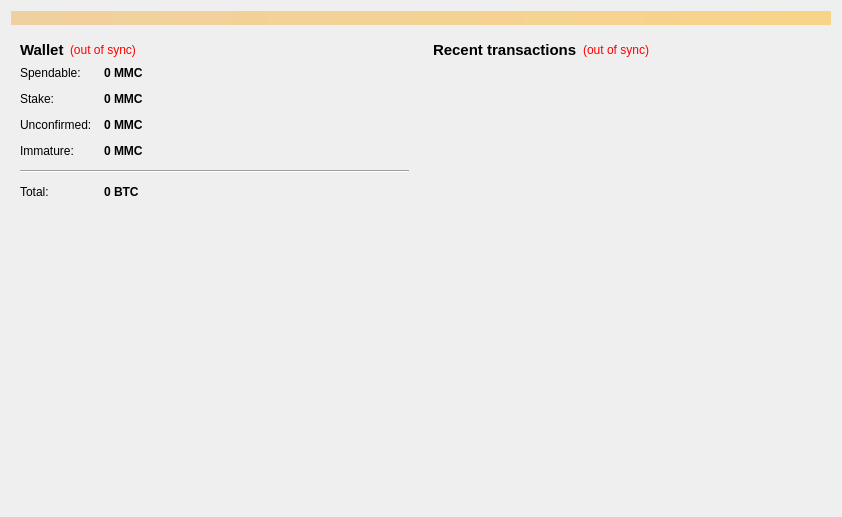
<?xml version="1.0" encoding="UTF-8"?>
<ui version="4.0">
 <class>OverviewPage</class>
 <widget class="QWidget" name="OverviewPage">
  <property name="geometry">
   <rect>
    <x>0</x>
    <y>0</y>
    <width>842</width>
    <height>517</height>
   </rect>
  </property>
  <property name="windowTitle">
   <string>Form</string>
  </property>
  <layout class="QVBoxLayout" name="topLayout">
   <item>
    <widget class="QLabel" name="labelAlerts">
     <property name="visible">
      <bool>false</bool>
     </property>
     <property name="styleSheet">
      <string notr="true">background-color: qlineargradient(x1: 0, y1: 0, x2: 1, y2: 0, stop:0 #F0D0A0, stop:1 #F8D488);  color:#000000
</string>
     </property>
     <property name="wordWrap">
      <bool>true</bool>
     </property>
     <property name="margin">
      <number>3</number>
     </property>
    </widget>
   </item>
   <item>
    <layout class="QHBoxLayout" name="horizontalLayout" stretch="1,1">
     <item>
      <layout class="QVBoxLayout" name="verticalLayout_2">
       <item>
        <widget class="QWidget" name="widget" native="true">
         <layout class="QVBoxLayout" name="verticalLayout_4">
          <item>
           <layout class="QHBoxLayout" name="horizontalLayout_4">
            <item>
             <widget class="QLabel" name="label_5">
              <property name="font">
               <font>
                <pointsize>11</pointsize>
                <weight>75</weight>
                <bold>true</bold>
               </font>
              </property>
              <property name="text">
               <string>Wallet</string>
              </property>
             </widget>
            </item>
            <item>
             <widget class="QLabel" name="labelWalletStatus">
              <property name="toolTip">
               <string>The displayed information may be out of date. Your wallet automatically synchronizes with the MMC network after a connection is established, but this process has not completed yet.</string>
              </property>
              <property name="styleSheet">
               <string notr="true">QLabel { color: red; }</string>
              </property>
              <property name="text">
               <string notr="true">(out of sync)</string>
              </property>
              <property name="alignment">
               <set>Qt::AlignLeading|Qt::AlignLeft|Qt::AlignVCenter</set>
              </property>
             </widget>
            </item>
            <item>
             <spacer name="horizontalSpacer_2">
              <property name="orientation">
               <enum>Qt::Horizontal</enum>
              </property>
              <property name="sizeHint" stdset="0">
               <size>
                <width>40</width>
                <height>20</height>
               </size>
              </property>
             </spacer>
            </item>
           </layout>
          </item>
          <item>
           <layout class="QFormLayout" name="formLayout_2">
            <property name="fieldGrowthPolicy">
             <enum>QFormLayout::AllNonFixedFieldsGrow</enum>
            </property>
            <property name="horizontalSpacing">
             <number>12</number>
            </property>
            <property name="verticalSpacing">
             <number>12</number>
            </property>
            <item row="0" column="0">
             <widget class="QLabel" name="label">
              <property name="text">
               <string>Spendable:</string>
              </property>
             </widget>
            </item>
            <item row="0" column="1">
             <widget class="QLabel" name="labelBalance">
              <property name="font">
               <font>
                <weight>75</weight>
                <bold>true</bold>
               </font>
              </property>
              <property name="cursor">
               <cursorShape>IBeamCursor</cursorShape>
              </property>
              <property name="toolTip">
               <string>Your current spendable balance</string>
              </property>
              <property name="text">
               <string notr="true">0 MMC</string>
              </property>
              <property name="alignment">
               <set>Qt::AlignLeading|Qt::AlignLeft|Qt::AlignVCenter</set>
              </property>
              <property name="textInteractionFlags">
               <set>Qt::LinksAccessibleByMouse|Qt::TextSelectableByKeyboard|Qt::TextSelectableByMouse</set>
              </property>
             </widget>
            </item>
            <item row="1" column="0">
             <widget class="QLabel" name="label_6">
              <property name="text">
               <string>Stake:</string>
              </property>
             </widget>
            </item>
            <item row="1" column="1">
             <widget class="QLabel" name="labelStake">
              <property name="font">
               <font>
                <weight>75</weight>
                <bold>true</bold>
               </font>
              </property>
              <property name="cursor">
               <cursorShape>IBeamCursor</cursorShape>
              </property>
              <property name="toolTip">
               <string>Total of coins that was staked, and do not yet count toward the current balance</string>
              </property>
              <property name="text">
               <string notr="true">0 MMC</string>
              </property>
              <property name="alignment">
               <set>Qt::AlignLeading|Qt::AlignLeft|Qt::AlignVCenter</set>
              </property>
              <property name="textInteractionFlags">
               <set>Qt::LinksAccessibleByMouse|Qt::TextSelectableByKeyboard|Qt::TextSelectableByMouse</set>
              </property>
             </widget>
            </item>
            <item row="2" column="0">
             <widget class="QLabel" name="label_3">
              <property name="text">
               <string>Unconfirmed:</string>
              </property>
             </widget>
            </item>
            <item row="2" column="1">
             <widget class="QLabel" name="labelUnconfirmed">
              <property name="font">
               <font>
                <weight>75</weight>
                <bold>true</bold>
               </font>
              </property>
              <property name="cursor">
               <cursorShape>IBeamCursor</cursorShape>
              </property>
              <property name="toolTip">
               <string>Total of transactions that have yet to be confirmed, and do not yet count toward the current balance</string>
              </property>
              <property name="text">
               <string notr="true">0 MMC</string>
              </property>
              <property name="alignment">
               <set>Qt::AlignLeading|Qt::AlignLeft|Qt::AlignVCenter</set>
              </property>
              <property name="textInteractionFlags">
               <set>Qt::LinksAccessibleByMouse|Qt::TextSelectableByKeyboard|Qt::TextSelectableByMouse</set>
              </property>
             </widget>
            </item>
            <item row="3" column="0">
             <widget class="QLabel" name="labelImmatureText">
              <property name="text">
               <string>Immature:</string>
              </property>
             </widget>
            </item>
            <item row="3" column="1">
             <widget class="QLabel" name="labelImmature">
              <property name="font">
               <font>
                <weight>75</weight>
                <bold>true</bold>
               </font>
              </property>
              <property name="toolTip">
               <string>Mined balance that has not yet matured</string>
              </property>
              <property name="text">
               <string notr="true">0 MMC</string>
              </property>
              <property name="alignment">
               <set>Qt::AlignLeading|Qt::AlignLeft|Qt::AlignVCenter</set>
              </property>
              <property name="textInteractionFlags">
               <set>Qt::LinksAccessibleByMouse|Qt::TextSelectableByKeyboard|Qt::TextSelectableByMouse</set>
              </property>
             </widget>
            </item>
            <item row="4" column="0" colspan="2">
             <widget class="Line" name="line">
              <property name="maximumSize">
               <size>
                <width>16777215</width>
                <height>16777215</height>
               </size>
              </property>
              <property name="orientation">
               <enum>Qt::Horizontal</enum>
              </property>
             </widget>
            </item>
            <item row="5" column="0">
             <widget class="QLabel" name="labelTotalText">
              <property name="text">
               <string>Total:</string>
              </property>
             </widget>
            </item>
            <item row="5" column="1">
             <widget class="QLabel" name="labelTotal">
              <property name="font">
               <font>
                <weight>75</weight>
                <bold>true</bold>
               </font>
              </property>
              <property name="cursor">
               <cursorShape>IBeamCursor</cursorShape>
              </property>
              <property name="toolTip">
               <string>Your current total balance</string>
              </property>
              <property name="text">
               <string notr="true">0 BTC</string>
              </property>
              <property name="alignment">
               <set>Qt::AlignLeading|Qt::AlignLeft|Qt::AlignVCenter</set>
              </property>
              <property name="textInteractionFlags">
               <set>Qt::LinksAccessibleByMouse|Qt::TextSelectableByKeyboard|Qt::TextSelectableByMouse</set>
              </property>
             </widget>
            </item>
           </layout>
          </item>
         </layout>
        </widget>
       </item>
       <item>
        <spacer name="verticalSpacer_2">
         <property name="orientation">
          <enum>Qt::Vertical</enum>
         </property>
         <property name="sizeHint" stdset="0">
          <size>
           <width>20</width>
           <height>40</height>
          </size>
         </property>
        </spacer>
       </item>
       <item>
        <widget class="QLabel" name="label_overview_pic">
         <property name="sizePolicy">
          <sizepolicy hsizetype="Preferred" vsizetype="Preferred">
           <horstretch>0</horstretch>
           <verstretch>0</verstretch>
          </sizepolicy>
         </property>
         <property name="minimumSize">
          <size>
           <width>0</width>
           <height>0</height>
          </size>
         </property>
         <property name="maximumSize">
          <size>
           <width>500</width>
           <height>500</height>
          </size>
         </property>
         <property name="text">
          <string/>
         </property>
         <property name="pixmap">
          <pixmap resource="../bitcoin.qrc">:/images/wallet_bg</pixmap>
         </property>
         <property name="alignment">
          <set>Qt::AlignCenter</set>
         </property>
         <property name="margin">
          <number>20</number>
         </property>
        </widget>
       </item>
       <item>
        <spacer name="verticalSpacer">
         <property name="orientation">
          <enum>Qt::Vertical</enum>
         </property>
         <property name="sizeHint" stdset="0">
          <size>
           <width>20</width>
           <height>40</height>
          </size>
         </property>
        </spacer>
       </item>
      </layout>
     </item>
     <item>
      <layout class="QVBoxLayout" name="verticalLayout_3">
       <item>
        <widget class="QWidget" name="widget_2" native="true">
         <layout class="QVBoxLayout" name="verticalLayout">
          <item>
           <layout class="QHBoxLayout" name="horizontalLayout_2">
            <item>
             <widget class="QLabel" name="label_4">
              <property name="font">
               <font>
                <pointsize>11</pointsize>
                <weight>75</weight>
                <bold>true</bold>
               </font>
              </property>
              <property name="text">
               <string>&lt;b&gt;Recent transactions&lt;/b&gt;</string>
              </property>
             </widget>
            </item>
            <item>
             <widget class="QLabel" name="labelTransactionsStatus">
              <property name="toolTip">
               <string>The displayed information may be out of date. Your wallet automatically synchronizes with the MMC network after a connection is established, but this process has not completed yet.</string>
              </property>
              <property name="styleSheet">
               <string notr="true">QLabel { color: red; }</string>
              </property>
              <property name="text">
               <string notr="true">(out of sync)</string>
              </property>
              <property name="alignment">
               <set>Qt::AlignRight|Qt::AlignTrailing|Qt::AlignVCenter</set>
              </property>
             </widget>
            </item>
            <item>
             <spacer name="horizontalSpacer">
              <property name="orientation">
               <enum>Qt::Horizontal</enum>
              </property>
              <property name="sizeHint" stdset="0">
               <size>
                <width>40</width>
                <height>20</height>
               </size>
              </property>
             </spacer>
            </item>
           </layout>
          </item>
          <item>
           <widget class="QListView" name="listTransactions">
            <property name="styleSheet">
             <string notr="true">QListView { background: transparent; }</string>
            </property>
            <property name="frameShape">
             <enum>QFrame::NoFrame</enum>
            </property>
            <property name="verticalScrollBarPolicy">
             <enum>Qt::ScrollBarAlwaysOff</enum>
            </property>
            <property name="horizontalScrollBarPolicy">
             <enum>Qt::ScrollBarAlwaysOff</enum>
            </property>
            <property name="selectionMode">
             <enum>QAbstractItemView::NoSelection</enum>
            </property>
           </widget>
          </item>
         </layout>
        </widget>
       </item>
      </layout>
     </item>
    </layout>
   </item>
  </layout>
 </widget>
 <resources>
  <include location="../bitcoin.qrc"/>
 </resources>
 <connections/>
</ui>
